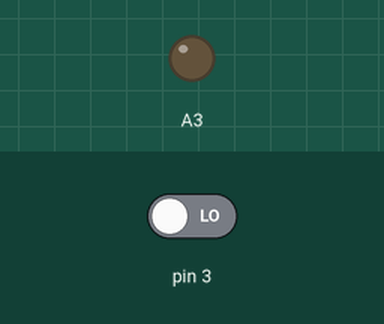
Recording of a sketch running on a simulated Arduino Uno, built with avr-gcc and run on an emulated ATmega328P. Shown: output pins drawn as LEDs (lit = HIGH). The inputs (shaded band) are chosen by the test bench; at power-on: pin 3 LOW.

Above: at 1.2 s.
1.3 s: pin 3 driven HIGH
At 2.3 s:
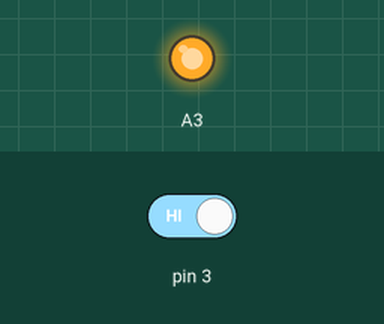
2.8 s: pin 3 driven LOW
At 3.5 s:
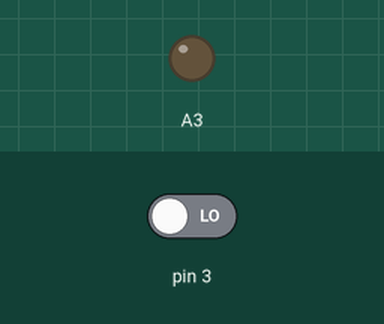
Timing chart, 0 to 5.8 s (numbered marks = the images above; inputs shaded):
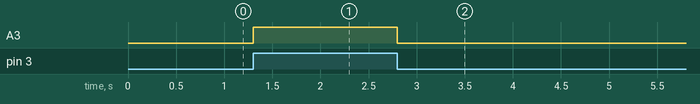

The sketch:

sketch_jun9a.ino
```cpp
int buttonState = 0;         // переменная для хранения состояния кнопки

void setup() {
  // инициализируем пин, подключенный к светодиоду, как выход
  pinMode(A3, OUTPUT);
  // инициализируем пин, подключенный к кнопке, как вход
  pinMode(3, INPUT);
}

void loop(){
  // считываем значения с входа кнопки
  buttonState = digitalRead(3);

  // проверяем нажата ли кнопка
  // если нажата, то buttonState будет HIGH:
  if (buttonState == HIGH) {
    // включаем светодиод
    digitalWrite(A3, HIGH);
  }
  else {
    // выключаем светодиод
    digitalWrite(A3, LOW);
  }
}
```

Measured:
- after the input at 1.3 s, A3: LOW → HIGH at once
- after the input at 2.8 s, A3: HIGH → LOW at once
